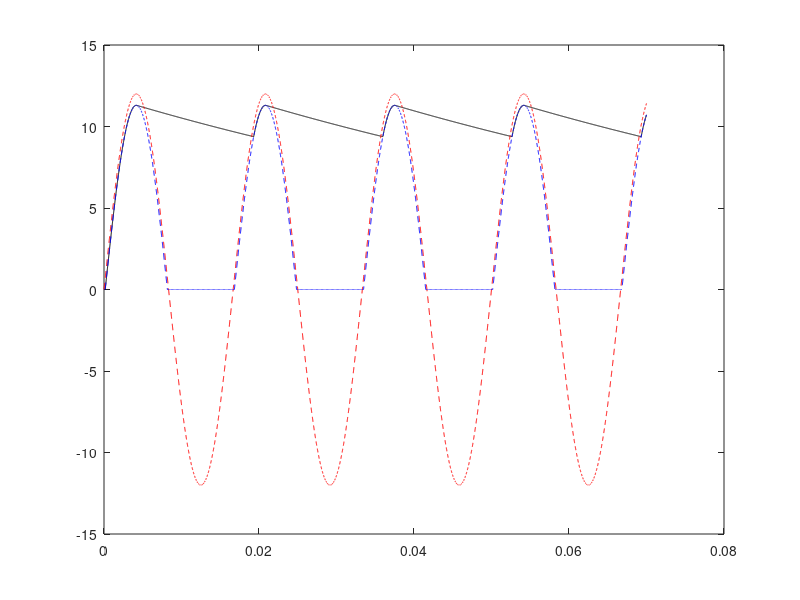

Here is the MATLAB script that generated this plot:
clc
clear all

vnod = 12;
vcapacitor = 0;
frequency = 60;
omega = 2*pi*frequency;
capacitor = 45*(10^(-6));
resistor = 1800;
delta_t = 0.00001;
time_frame = 0:delta_t:70*(10^(-3));
%n = 1:length(time_frame);

%Source voltage function which was given
vsource = vnod*sin(omega*time_frame);
%Voltage at vpoint
vpoint = ((vsource-0.7).*double(vsource>0.7));
%Vresistor to store values later on; just allocating space for later use
vresistor = zeros(1,length(time_frame));

for i = 2:length(time_frame)
    if(vpoint(i)>=vcapacitor)
        %charging equation with source
        vcapacitor = vpoint(i);
    else
        %discharging equation with resistor
        vcapacitor = vcapacitor*exp(-(delta_t/(resistor*capacitor)));
    end
    vresistor(i) = vcapacitor;
end
plot(time_frame,vresistor,'black')
hold on
plot(time_frame,vsource,'--r')
hold on
plot(time_frame,vpoint,'--b')